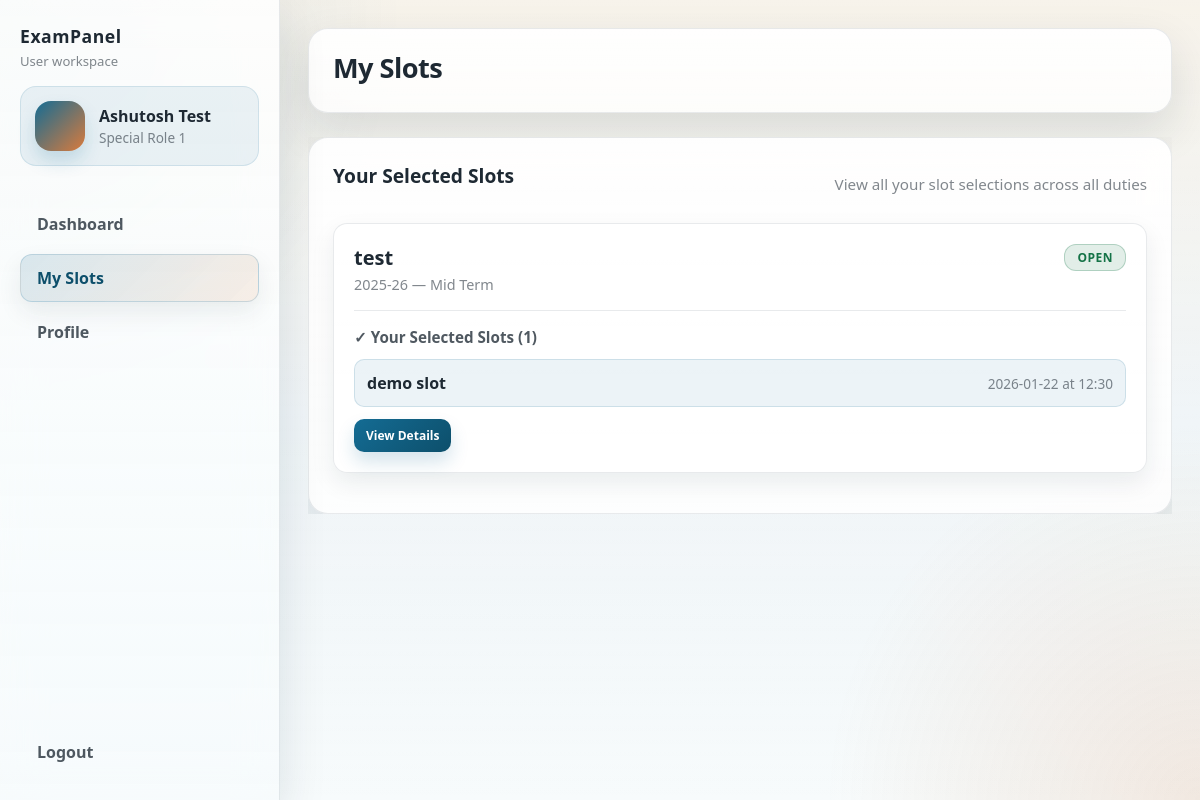
The app's page /user/bookings.php (signed in) with its own data.
### tables this page shows
CREATE TABLE `duties` (
  `id` int(11) NOT NULL,
  `title` text DEFAULT NULL,
  `academicsession` text DEFAULT NULL,
  `type` text DEFAULT NULL,
  `createdat` text DEFAULT NULL,
  `professor` int(11) DEFAULT 4,
  `assistantprofessor` int(11) DEFAULT 8,
  `associateprofessor` int(11) DEFAULT 6,
  `researchscholar` int(11) DEFAULT 10,
  `specialrole1` int(11) DEFAULT 0,
  `specialrole2` int(11) DEFAULT 0,
  `specialrole3` int(11) DEFAULT 0,
  `specialrole4` int(11) DEFAULT 0,
  `accepting_bookings` tinyint(1) DEFAULT 1
);

CREATE TABLE `slot` (
  `id` int(11) NOT NULL,
  `duty` int(11) DEFAULT NULL,
  `slottext` text DEFAULT NULL,
  `slottime` text DEFAULT NULL,
  `slotdate` text DEFAULT NULL,
  `requirement` int(11) DEFAULT NULL
);

### user/bookings.php (the view, shortened to what this page needs)
<?php
require_once __DIR__ . '/../lib/conn.php';
$user_id = isset($_SESSION['user_id']) ? intval($_SESSION['user_id']) : 0;
$my_bookings = [];
$query = "SELECT DISTINCT d.id, d.title, d.academicsession, d.type, d.accepting_bookings, d.createdat
          FROM duties d
          INNER JOIN slot s ON s.duty = d.id
          INNER JOIN preferences p ON p.slotid = s.id
          WHERE p.userid = ?
          ORDER BY d.createdat DESC";
$stmt = $conn->prepare($query);
$stmt->bind_param("i", $user_id);
$stmt->execute();
$result = $stmt->get_result();
while ($row = $result->fetch_assoc()) {
    $slot_query = "SELECT s.id, s.slottext, s.slottime, s.slotdate
                   FROM slot s
                   INNER JOIN preferences p ON p.slotid = s.id
                   WHERE s.duty = ? AND p.userid = ?
                   ORDER BY s.slotdate, s.slottime";
    $slot_stmt = $conn->prepare($slot_query);
    $slot_stmt->bind_param("ii", $row['id'], $user_id);
    $slot_stmt->execute();
    $slot_result = $slot_stmt->get_result();
    $row['selected_slots'] = $slot_result->fetch_all(MYSQLI_ASSOC);
    $my_bookings[] = $row;
}
?>
<!DOCTYPE html>
<html lang="en">
<head>
    <link rel="stylesheet" href="../public/style/styles.css">
    <link rel="stylesheet" href="../public/style/admin.css">
</head>
<body class="user-open">
<?php include __DIR__ . '/sidebar.php'; ?>
<div class="main">
    <header class="topbar">
        <h1 class="page-title">My Slots</h1>
    </header>
    <section class="content">
        <div class="duties-table">
            <div class="table-header">
                <h2>Your Selected Slots</h2>
                <div class="meta" style="margin-top: 4px; color: var(--muted-soft); font-size: 0.95rem;">
                    View all your slot selections across all duties
                </div>
            </div>
            <?php if (empty($my_bookings)): ?>
                <div class="empty-state">
                    <h3>No slots selected yet</h3>
                    <p>You haven't selected any duty slots yet.</p>
                    <a href="dashboard.php" class="btn primary">Browse Available Duties</a>
                </div>
            <?php else: ?>
                <?php foreach ($my_bookings as $booking): ?>
                    <?php
                        $is_accepting = intval($booking['accepting_bookings'] ?? 1) === 1;
                        $status_class = $is_accepting ? 'status-open' : 'status-closed';
                        $status_text = $is_accepting ? 'Open' : 'Closed';
                    ?>
                    <div class="booking-card">
                        <div class="booking-header">
                            <div>
                                <h3 class="booking-title"><?= htmlspecialchars($booking['title']) ?></h3>
                                <div class="booking-meta">
                                    <?= htmlspecialchars($booking['academicsession']) ?> &mdash;
                                    <?= htmlspecialchars($booking['type']) ?>
                                </div>
                            </div>
                            <div class="booking-status">
                                <span class="status-badge <?= $status_class ?>"><?= $status_text ?></span>
                            </div>
                        </div>
                        <div class="selected-slots">
                            <h4>✓ Your Selected Slots (<?= count($booking['selected_slots']) ?>)</h4>
                            <div class="slots-list">
                                <?php foreach ($booking['selected_slots'] as $slot): ?>
                                    <div class="slot-item">
                                        <div>
                                            <div class="slot-name"><?= htmlspecialchars($slot['slottext']) ?></div>
                                        </div>
                                        <div class="slot-time-date">
                                            <?= htmlspecialchars($slot['slotdate']) ?> at <?= htmlspecialchars($slot['slottime']) ?>
                                        </div>
                                    </div>
                                <?php endforeach; ?>
                            </div>
                        </div>
                        <div class="booking-actions">
                            <a href="slots.php?duty=<?= $booking['id'] ?>" class="btn small">
                                View Details
                            </a>
                        </div>
                    </div>
                <?php endforeach; ?>
            <?php endif; ?>
        </div>
    </section>
</div>
</body>
</html>

### public/style/styles.css (style rules this page uses)
html { overflow-x: hidden; width: 100%; max-width: 100%; }
body { font-family: Arial, sans-serif; margin: 0; padding: 0; background-color: #f4f4f9; color: #333; min-height: 100vh; display: flex; align-items: center; justify-content: center; padding: 16px; box-sizing: border-box; width: 100%; max-width: 100vw; overflow-x: hidden !important; }
h1 { text-align: center; color: #ffffff; margin-top: 0; margin-bottom: 18px; font-size: 1.6rem; }
.btn.small { display: inline-block; width: auto; padding: 8px 12px; font-size: 0.9rem; border-radius: 8px; }

### public/style/admin.css (style rules this page uses)
:root { --page-bg: linear-gradient(180deg, #f5efe4 0%, #eef4f7 52%, #f7fbfc 100%); --glass-bg: rgba(255,255,255,0.78); --glass-strong: rgba(255,255,255,0.9); --glass-border: rgba(35, 52, 70, 0.1); --accent: #146c94; --accent-strong: #0d4f6b; --accent-soft: #d8edf7; --text-color: #1e2933; --muted: rgba(30, 41, 51, 0.78); --muted-soft: rgba(30, 41, 51, 0.56); --success: #157347; --danger: #b02a37; --warning: #b86b00; --shadow: 0 18px 45px rgba(19, 42, 56, 0.12); --shadow-soft: 0 10px 24px rgba(19, 42, 56, 0.08); --radius-lg: 20px; --radius-md: 14px; --radius-sm: 10px; }
* { box-sizing: border-box; }
html { overflow-x: hidden; width: 100%; max-width: 100%; }
body { max-width: 100vw; overflow-x: hidden !important; }
body.admin-open, body.user-open { min-height:100vh; display:block; color:var(--text-color); background: var(--page-bg); margin:0; padding:0; font-family: 'Segoe UI', Tahoma, Geneva, Verdana, sans-serif; -webkit-font-smoothing: antialiased; -moz-osx-font-smoothing: grayscale; overflow-x: hidden; width: 100%; box-sizing: border-box; }
body.admin-open::before, body.user-open::before { content: ""; position: fixed; inset: 0; background: radial-gradient(circle at top left, rgba(20,108,148,0.14), transparent 28%), radial-gradient(circle at bottom right, rgba(207,122,60,0.14), transparent 26%), linear-gradient(180deg, rgba(255,255,255,0.25), rgba(255,255,255,0)); pointer-events: none; z-index: 0; }
.main { position:relative; z-index:1; margin-left:280px; padding:28px; box-sizing:border-box; min-height:100vh; overflow: hidden; }
.topbar { display:flex; align-items:flex-start; justify-content:space-between; gap:16px; margin-bottom:24px; padding:20px 24px; background: linear-gradient(180deg, rgba(255,255,255,0.92), rgba(255,255,255,0.78)); border-radius:var(--radius-lg); backdrop-filter: blur(15px); -webkit-backdrop-filter: blur(15px); box-shadow: var(--shadow); border:1px solid var(--glass-border) }
.page-title { margin:0 0 6px 0; color:var(--text-color); font-weight:800; font-size:1.7rem; text-align:left; letter-spacing:-0.02em }
.main, .content { text-align: left; overflow: hidden; }
.content { display:flex; flex-direction:column; gap:20px; width: 100%; box-sizing: border-box; }
.welcome, .users-table, .duties-table, .update-form, .report-results, .panel, .profile-card, .progress-panel { background: linear-gradient(180deg, rgba(255,255,255,0.94), rgba(255,255,255,0.82)); border-radius: var(--radius-lg); padding: 24px; border:1px solid var(--glass-border); backdrop-filter: blur(15px); -webkit-backdrop-filter: blur(15px); box-shadow: var(--shadow); }
.welcome h2, .users-table h2, .duties-table h2, .update-form h2, .panel h3, .profile-card h2 { margin:0 0 14px 0; color:var(--text-color); font-size:1.2rem; font-weight:700; }
.welcome p, .users-table td, .duties-table td, .panel, .profile-card, .meta, .desc { color:var(--muted); line-height:1.5; }
.table-header { display:flex; justify-content:space-between; align-items:center; margin-bottom:20px; }
.users-table, .duties-table, .report-results, .panel { overflow: hidden; width: 100%; box-sizing: border-box; }
.btn, button.btn, a.btn { display:inline-flex; align-items:center; justify-content:center; gap:8px; padding:11px 16px; border:none; border-radius:12px; cursor:pointer; text-decoration:none; font-weight:700; font-size:14px; color:#fff; background: linear-gradient(135deg, var(--accent), var(--accent-strong)); box-shadow: 0 10px 18px rgba(20,108,148,0.18); transition: transform 0.18s ease, box-shadow 0.18s ease, opacity 0.18s ease; }
.btn.small { padding:8px 12px; font-size:12px; border-radius:10px; }
.status-badge { display: inline-block; padding: 4px 12px; border-radius: 12px; font-size: 12px; font-weight: 600; text-transform: uppercase; letter-spacing: 0.5px; }
.status-open { background: rgba(21, 115, 71, 0.12); color: var(--success); border: 1px solid rgba(21, 115, 71, 0.25); }

### records on screen
duties: title "test", academicsession "2025-26", type "Mid Term", accepting_bookings "OPEN", count($booking['selected_slots']) "1"
slot: slottext "demo slot", slotdate "2026-01-22", slottime "12:30"

### other values on screen
$username "Ashutosh Test"
$roleLabel "Special Role 1"
